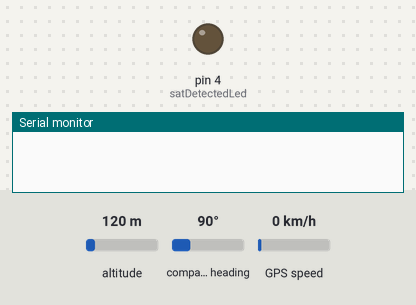
The sketch below on a simulated Arduino Leonardo, built with avr-gcc and run on an emulated ATmega32U4. On the bench: output pins drawn as LEDs (lit = HIGH), the last lines printed to the serial monitor. The inputs (shaded band) are chosen by the test bench; at power-on: altitude 120 m, compass heading 90°, GPS speed 0 km/h. The local clock reads 2024-03-15 10:24:30 at power-on unless the sketch sets it; the GPS gets a fix after 3 s at 37.7749, -122.4194 with 8 satellites.

Above: at 0.1 s.
At 6.1 s:
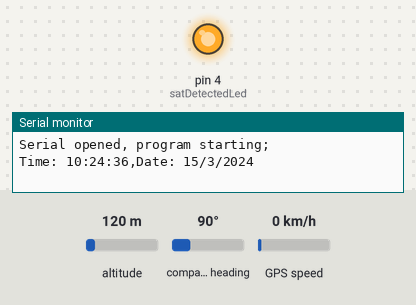
Timing chart, 0 to 7.6 s (numbered marks = the images above):
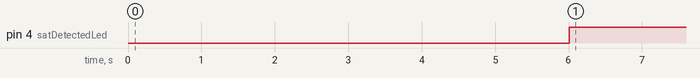

Measured:
- by itself, pin 4 (satDetectedLed): LOW → HIGH at 6.0 s

The sketch:

clock.ino
```cpp
//  Based on the sample code provided by Adafruit Industries:
//  https://github.com/adafruit/Adafruit-GPS-Library

//This code is intended for use with Arduino Leonardo and other ATmega32U4-based Arduinos

#include <Adafruit_GPS.h>
#include <SoftwareSerial.h>
#include <Wire.h>
#include "RTClib.h"

// Connect the GPS Power pin to 5V
// Connect the GPS Ground pin to ground
// Connect the GPS TX (transmit) pin to Arduino RX1 (Digital 8)
// Connect the GPS RX (receive) pin to matching TX1 (Digital 7)

SoftwareSerial mySerial(8, 7);
Adafruit_GPS GPS(&mySerial);

// Set GPSECHO to 'false' to turn off echoing the GPS data to the Serial console
// Set to 'true' if you want to debug and listen to the raw GPS sentences
#define GPSECHO  false

int buttonPin = 5;
int satDetectedLed = 4;
RTC_DS1307 RTC;

void setup()
{
  Wire.begin();
  RTC.begin();

  // connect at 115200 so we can read the GPS fast enough and echo without dropping chars
  // also spit it out
  Serial.begin(115200);
  delay(5000);
  Serial.println("Serial opened, program starting;");

  //  set pin 4 to satellite detected LED
  pinMode(satDetectedLed, OUTPUT);

  //  set pin 5 to the acquire time button
  pinMode(buttonPin, INPUT);

  // 9600 NMEA is the default baud rate for Adafruit MTK GPS's- some use 4800
  GPS.begin(9600);

  // uncomment this line to turn on RMC (recommended minimum) and GGA (fix data) including altitude
  GPS.sendCommand(PMTK_SET_NMEA_OUTPUT_RMCGGA);
  // uncomment this line to turn on only the "minimum recommended" data
  //GPS.sendCommand(PMTK_SET_NMEA_OUTPUT_RMCONLY);
  // For parsing data, we don't suggest using anything but either RMC only or RMC+GGA since
  // the parser doesn't care about other sentences at this time

  // Set the update rate
  GPS.sendCommand(PMTK_SET_NMEA_UPDATE_1HZ);   // 1 Hz update rate
  // For the parsing code to work nicely and have time to sort thru the data, and
  // print it out we wdon't suggest using anything higher than 1 Hz

  // Request updates on antenna status, comment out to keep quiet
  GPS.sendCommand(PGCMD_ANTENNA);

  delay(1000);
  // Ask for firmware version
  mySerial.println(PMTK_Q_RELEASE);
}

uint32_t timer = millis();
void loop()                     // run over and over again
{
  char c = GPS.read();
  // if you want to debug, this is a good time to do it!
  if ((c) && (GPSECHO))
    Serial.write(c);

  // if a sentence is received, we can check the checksum, parse it...
  if (GPS.newNMEAreceived()) {
    // a tricky thing here is if we print the NMEA sentence, or data
    // we end up not listening and catching other sentences!
    // so be very wary if using OUTPUT_ALLDATA and trytng to print out data
    //Serial.println(GPS.lastNMEA());   // this also sets the newNMEAreceived() flag to false

    if (!GPS.parse(GPS.lastNMEA()))   // this also sets the newNMEAreceived() flag to false
      return;  // we can fail to parse a sentence in which case we should just wait for another
  }

  // if millis() or timer wraps around, we'll just reset it
  if (timer > millis())  timer = millis();

  if (millis() - timer > 2000) {
      timer = millis(); // reset the timer
      GetTime();
  }
}

void PrintRTCTime()
{
    DateTime now = RTC.now();

    Serial.print("\nTime: ");
    Serial.print(now.hour(), DEC); Serial.print(':');
    Serial.print(now.minute(), DEC); Serial.print(':');
    Serial.print(now.second(), DEC); Serial.print(',');
    Serial.print("Date: ");
    Serial.print(now.day(), DEC); Serial.print('/');
    Serial.print(now.month(), DEC); Serial.print("/");
    Serial.println(now.year(), DEC);
}

void PrintGPSTime()
{
    Serial.print("\nTime: ");
    Serial.print(GPS.hour, DEC); Serial.print(':');
    Serial.print(GPS.minute, DEC); Serial.print(':');
    Serial.print(GPS.seconds, DEC); Serial.print(',');
    Serial.print("Date: ");
    Serial.print(GPS.day, DEC); Serial.print('/');
    Serial.print(GPS.month, DEC); Serial.print("/20");
    Serial.println(GPS.year, DEC);
    Serial.print("Fix: "); Serial.print((int)GPS.fix);
    Serial.print(" quality: "); Serial.println((int)GPS.fixquality);
    Serial.print("Satellites: "); Serial.println((int)GPS.satellites);
}

void GetTime()
{

    if (GPS.year != 00)
    {
      DateTime dt = RTC.now();
      RTC.adjust(DateTime(GPS.year, GPS.month, GPS.day, GPS.hour, GPS.minute, GPS.seconds));
      PrintRTCTime();
      digitalWrite(satDetectedLed, HIGH);
    }
    else
    {
      digitalWrite(satDetectedLed, LOW);
    }
}
```
